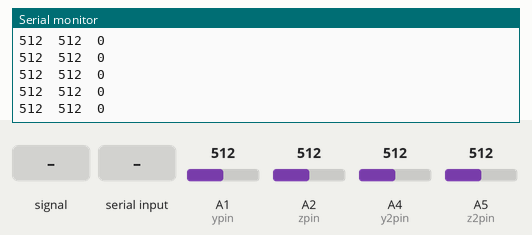
Simulated run of this sketch. Board: Arduino Uno, built with avr-gcc and run on an emulated ATmega328P. Parts: the last lines printed to the serial monitor. Inputs (shaded band) come from the test bench; at power-on: A1 (ypin) = 512, A2 (zpin) = 512, A4 (y2pin) = 512, A5 (z2pin) = 512.

Above: at 1.2 s.
1.3 s: A2 (zpin) fed a 200 Hz sine of ±255 counts around its level
At 2.4 s:
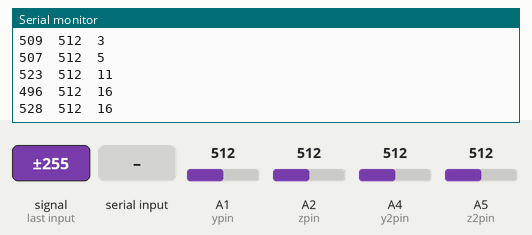
4.3 s: A5 (z2pin) fed a 2 Hz sine of ±306 counts around its level
At 5.4 s:
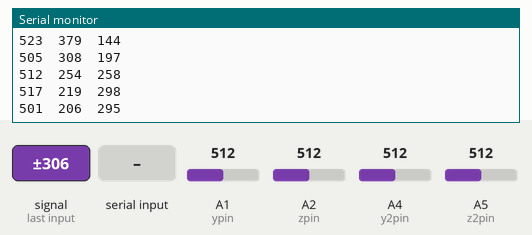
7.3 s: "3" received over the second serial link
At 7.54 s:
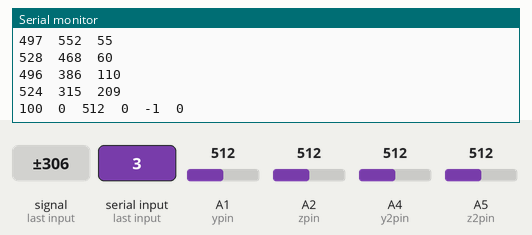
9.1 s: A1 (ypin) set to 716
At 9.18 s:
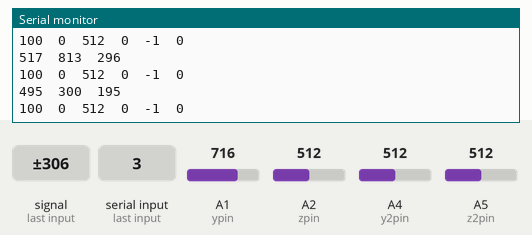
10.6 s: A2 (zpin) set to 716
At 10.81 s:
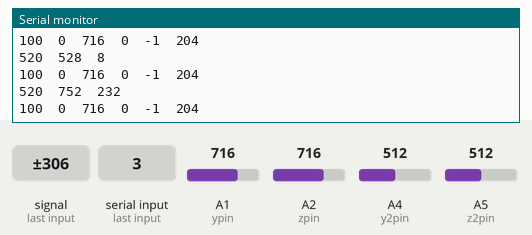
12.1 s: A4 (y2pin) set to 716
At 12.11 s:
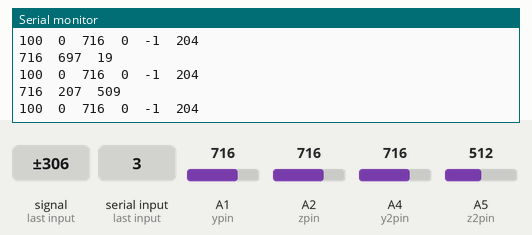
Timing chart, 0 to 14.6 s (numbered marks = the images above; inputs shaded):
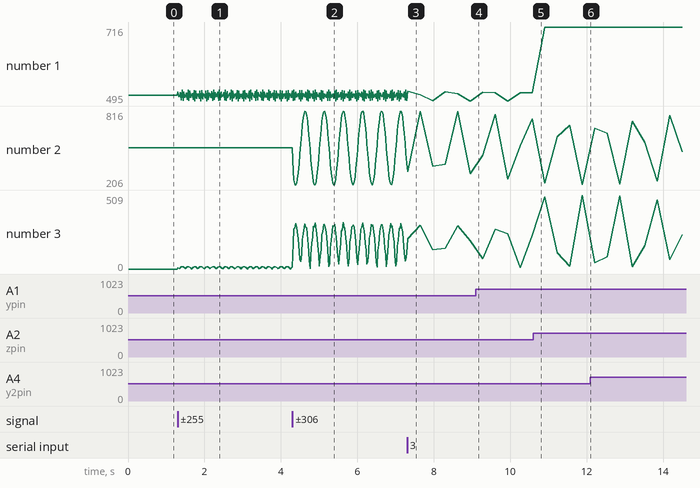

Measured:
- after the input at 1.3 s, the serial monitor: prints a new line at once (image 1)
- after the input at 4.3 s, the serial monitor: prints a new line at once (image 2)
- plotted number 1: 512 → 525 after the input at 1.3 s
- plotted number 2: 512 → 386 after the input at 4.3 s, 300 → 752 after the input at 9.1 s, 207 → 480 after the input at 12.1 s
- plotted number 3: 0 → 13 after the input at 1.3 s, 13 → 110 after the input at 4.3 s, 232 → 509 after the input at 10.6 s, 509 → 236 after the input at 12.1 s

The sketch:

Rehnee_Arduino.ino
```cpp
#include <SoftwareSerial.h>
SoftwareSerial BT(11, 12);  // 傳送腳(TX 11),接收腳(RX 12) ；接HC-06之TXD、RXD

const int xpin = A0;                  // x-axis
const int ypin = A1;                  // y-axis
const int zpin = A2;                  // z-axis
const int x2pin = A3;                  // x-axis
const int y2pin = A4;                  // y-axis
const int z2pin = A5;                  // z-axis

const String XHEADER = "X: ";
const String YHEADER = "Y: ";
const String ZHEADER = "Z: ";
const String TAB = "\t";

char receive;
int delay_time = 100, angle, x;

long z_value, z2_value, z_z2_gap;

long gap_z_sum = 0, gap_z_length = 0, gap_z;
long correction_z_sum = 0, correction_z_length = 0, correction_z;

long gap_y_sum = 0, gap_y_length = 0, gap_y;
long correction_y_sum = 0, correction_y_length = 0, correction_y;
long correction_y2_sum = 0, correction_y2_length = 0;

void setup()
{
  Serial.begin(9600);
  BT.begin(9600); //HC-06 預設 baud
}

void loop()
{

  z_value = 0;
  z2_value = 0;
  for (x = 0; x < 100; x++) {
    z_value = z_value + analogRead(zpin);
    z2_value = z2_value + analogRead(z2pin);
  }
  z_value = z_value / 100;
  z2_value = z2_value / 100;
  z_z2_gap = abs(z_value - z2_value);
  Serial.println(z_value+TAB+z2_value+TAB+z_z2_gap);

  //delay(500);

  if (BT.available()) {
    receive = BT.read();
    //Serial.println(TAB + x + TAB);
  }

  if (receive == '1') {//校正
    Serial.println(receive);
    delay(500);
    /*--------------z軸的比例--------------*/
    gap_z_sum = gap_z_sum + (abs(analogRead(zpin) - analogRead(z2pin)));
    gap_z_length = gap_z_length + 1;
    gap_z = gap_z_sum / gap_z_length;

    /*--------------z軸的值--------------*/
    correction_z_sum = correction_z_sum + analogRead(zpin);
    correction_z_length = correction_z_length + 1;
    correction_z = correction_z_sum / correction_z_length;

    /*--------------y軸的比例--------------*/
    gap_y_sum = gap_y_sum + (abs(analogRead(ypin) - analogRead(y2pin)));
    gap_y_length = gap_y_length + 1;
    gap_y = gap_y_sum / gap_y_length;

    /*--------------y軸的值--------------*/
    correction_y_sum = correction_y_sum + analogRead(ypin);
    correction_y_length = correction_y_length + 1;
    correction_y = correction_y_sum / correction_y_length;

    /*--------------y2軸的值--------------*/
    correction_y2_sum = correction_y2_sum + analogRead(y2pin);
    correction_y2_length = correction_y2_length + 1;

  } else if (receive == '2') {//動作一 屈膝抬腿
    angle = z_z2_gap * 90 / gap_z;
    Serial.println(z_z2_gap + TAB + angle);
    //Serial.println(x + TAB + analogRead(zpin) + TAB + analogRead(z2pin) + TAB + gap_z + TAB + angle + TAB);
    write(angle);

  } else if (receive == '3') {//動作二 直膝抬腿
    //angle = abs( analogRead(zpin) - correction_z) * 90 / gap_z;
    //Serial.println(x + TAB + correction_z + TAB + analogRead(zpin) + TAB + gap_z + TAB + angle + TAB+abs( analogRead(zpin) - correction_z));
    angle = abs( correction_y - analogRead(ypin)) * 90 / gap_y;
    Serial.println(x + TAB + correction_y + TAB + analogRead(ypin) + TAB + gap_y + TAB + angle + TAB + abs( analogRead(ypin) - analogRead(y2pin)));
    write(angle);

  } else if (receive == '4') { //動作三 靠牆半蹲
    //angle =  (z_value-) * 90 / (gap_y / gap_y_length);
    //Serial.println(x + TAB + analogRead(ypin) + TAB + analogRead(y2pin) + TAB + (correction_y2 / correction_y2_length) + TAB + (gap_y / gap_y_length) + TAB + angle + TAB);
    write(angle);
  }
}

void write(int angle)
{
  int analog_length, i = 1;
  int output;

  //angle = floor(angle / 5 * 5);
  analog_length = floor(log10(abs(angle))) + 1;

  BT.write(byte(40));//傳送左括號
  delay(delay_time);
  /*------------------------------------------------------------------------------*/
  while (i <= analog_length)
  {
    output = ((int)(angle / pow(10, analog_length - i))) % 10;
    output = int2asc(output);
    BT.write(byte(output)); //把每次收到的字元轉成byte封包傳至手機端
    delay(delay_time);  //每次傳輸間隔，如果太短會造成資料遺失或亂碼
    i++;
  }
  /*------------------------------------------------------------------------------*/
  BT.write(byte(41));//傳送右括號
  delay(delay_time);
}

int int2asc(int input)
{
  if (input == 0) {
    return 48;
  } else if (input == 1) {
    return 49;
  } else if (input == 2) {
    return 50;
  } else if (input == 3) {
    return 51;
  } else if (input == 4) {
    return 52;
  } else if (input == 5) {
    return 53;
  } else if (input == 6) {
    return 54;
  } else if (input == 7) {
    return 55;
  } else if (input == 8) {
    return 56;
  } else {
    return 57;
  }
}
```
